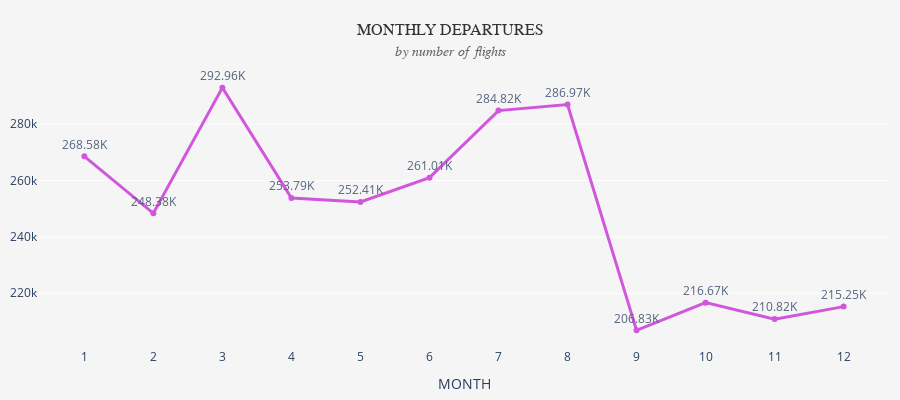

Write notebook code for a chart like this one.
### Markdown cell above
### Chart: Monthly Departures

### Code cell
df_monthly_departures = (
    df_flights
    .group_by("MONTH")
    .agg(pl.len().alias("n_flights"))
    .sort("MONTH")
).to_pandas()

df_monthly_departures["text"] = df_monthly_departures["n_flights"].apply(format_compact)

fig = px.line(df_monthly_departures,
              x='MONTH', y='n_flights',
              markers=True, text="text")
fig.update_layout(yaxis_title = None,  
                  xaxis=dict(showgrid=False), 
                  height = 400,
                  title=dict(
                    text=(
                        "MONTHLY DEPARTURES"
                        "<br><span style='font-size:14px;color:#666;font-style:italic'>by number of flights</span>"
                    ),
                    x=0.5,
                    xanchor="center"
                  ),
                  margin = dict(l=10, r=10, t=70, b=10),
                  paper_bgcolor="#f5f5f5",   # nền toàn figure (kể cả title)
                  plot_bgcolor="#f5f5f5",    # nền vùng bar chart
                  title_font=dict(size=16, color="#333", family="Comic Sans MS")
)
fig.update_xaxes(type="category") # để trục x chỉ show 1 2 3 4
# Hiển thị text ra ngoài điểm marker
fig.update_traces(
    textposition='top center',  # hoặc 'bottom center', 'middle right', 'middle left'
    opacity = 0.8, cliponaxis=False, # cliponaxis để text xuất hiện đầy đủ
    line=dict(color="#c82fd6", width=3),
)
fig.show()

### Figure 1 — Plotly figure (JSON) as saved in the notebook; plotly's stock layout.template omitted (floating-point values rounded to 4 significant figures)
{"data": [{"cliponaxis": false, "hovertemplate": "MONTH=%{x}<br>n_flights=%{y}<br>text=%{text}<extra></extra>", "legendgroup": "", "line": {"color": "#c82fd6", "dash": "solid", "width": 3}, "marker": {"symbol": "circle"}, "mode": "lines+markers+text", "name": "", "opacity": 0.8, "orientation": "h", "showlegend": false, "text": ["268.58K", "248.38K", "292.96K", "253.79K", "252.41K", "261.01K", "284.82K", "286.97K", "206.83K", "216.67K", "210.82K", "215.25K"], "textposition": "top center", "type": "scatter", "x": [1, 2, 3, 4, 5, 6, 7, 8, 9, 10, 11, 12], "xaxis": "x", "y": [268579, 248377, 292964, 253794, 252409, 261014, 284824, 286968, 206832, 216668, 210820, 215254], "yaxis": "y"}], "layout": {"height": 400, "legend": {"tracegroupgap": 0}, "margin": {"b": 10, "l": 10, "r": 10, "t": 70}, "paper_bgcolor": "#f5f5f5", "plot_bgcolor": "#f5f5f5", "title": {"font": {"color": "#333", "family": "Comic Sans MS", "size": 16}, "text": "MONTHLY DEPARTURES<br><span style='font-size:14px;color:#666;font-style:italic'>by number of flights</span>", "x": 0.5, "xanchor": "center"}, "xaxis": {"anchor": "y", "domain": [0, 1], "showgrid": false, "title": {"text": "MONTH"}, "type": "category"}, "yaxis": {"anchor": "x", "domain": [0, 1], "title": {}}}}
